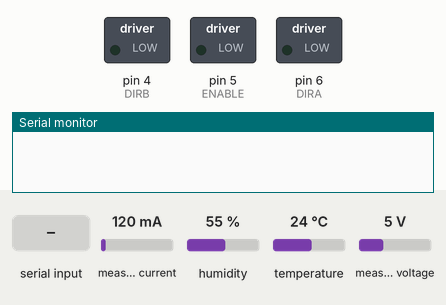
The sketch below on a simulated Arduino Uno, built with avr-gcc and run on an emulated ATmega328P. Parts: switched loads named in the sketch (green lamp = pin HIGH), the last lines printed to the serial monitor. The test bench sets the inputs (shaded band); at power-on: measured current 120 mA, humidity 55 %, temperature 24 °C, measured voltage 5 V.

Above: at 1.2 s.
1.3 s: "1" received over the second serial link
At 4.0 s:
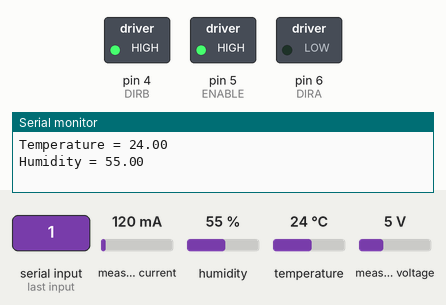
At 36.6 s:
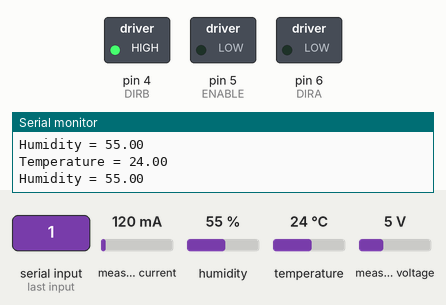
Timing chart, 0 to 36.9 s (numbered marks = the images above; inputs shaded):
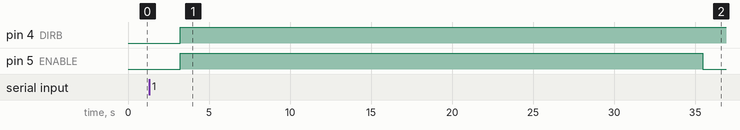

The sketch:

Arduino.ino
```cpp
/************************
Author: Vera Wang
************************/
#include <dht.h>
#include "EmonLib.h"
#include <SoftwareSerial.h>

SoftwareSerial mySerial(2, 3); // RX, TX

EnergyMonitor emon1;
dht DHT;

#define DHT11_PIN 7
#define ENABLE 5 //motor enable
#define DIRA 6
#define DIRB 4

void sendToWifi(){

    if(DHT.temperature != -999.00){
        mySerial.println('+'); //send initial char
        mySerial.println(DHT.temperature); //send data
        mySerial.println(DHT.humidity);
        mySerial.println(emon1.Vrms); //send voltage
        mySerial.println(emon1.Irms); //send current
        mySerial.println(emon1.apparentPower); //send apparent power
    }
    delay(1000);
}

void readSerialMessage(){
    while(mySerial.available() == 0){
        delay(500);
    }
    bool control = mySerial.read();
    if(control == 1)
      turnOnFan();
    else
      turnOffFan();
}

void turnOnFan(){
    digitalWrite(ENABLE, HIGH);
    digitalWrite(DIRA,LOW); //one way
    digitalWrite(DIRB,HIGH);
}

void turnOffFan(){
    digitalWrite(ENABLE, LOW);
}

void setup() {
  //---set pin direction
    pinMode(ENABLE,OUTPUT);
    pinMode(DIRA,OUTPUT);
    pinMode(DIRB,OUTPUT);

    Serial.begin(9600);
    mySerial.begin(115200);

    emon1.voltage(9, 234.26, 1.7);  // Voltage: input pin 9, calibration, phase_shift
    emon1.current(8, 111.1);       // Current: input pin 8, calibration.
}

void loop() {

    int chk = DHT.read11(DHT11_PIN);
    emon1.calcVI(20,2000);         // Calculate power

    float apparentPower   = emon1.apparentPower;
    float supplyVoltage   = emon1.Vrms;             //extract Vrms into Variable
    float Irms            = emon1.Irms;             //extract Irms into Variable

    delay(2000);
    Serial.print("Temperature = ");
    Serial.println(DHT.temperature);
    Serial.print("Humidity = ");
    Serial.println(DHT.humidity);


    while(DHT.humidity >= 60 || DHT.temperature >= 28){

        turnOnFan();
        delay(10000);

        chk = DHT.read11(DHT11_PIN);
        sendToWifi();
    }
    turnOffFan(); // disable fan

    sendToWifi(); // send data every 30 seconds

    if(mySerial.available() > 0){
        readSerialMessage();
    }

    delay(30000);

}
```

Measured:
- after the input at 1.3 s, pin 4 (DIRB): LOW → HIGH after 1.9 s; pin 5 (ENABLE): LOW → HIGH after 1.9 s, → LOW 32.2 s later
